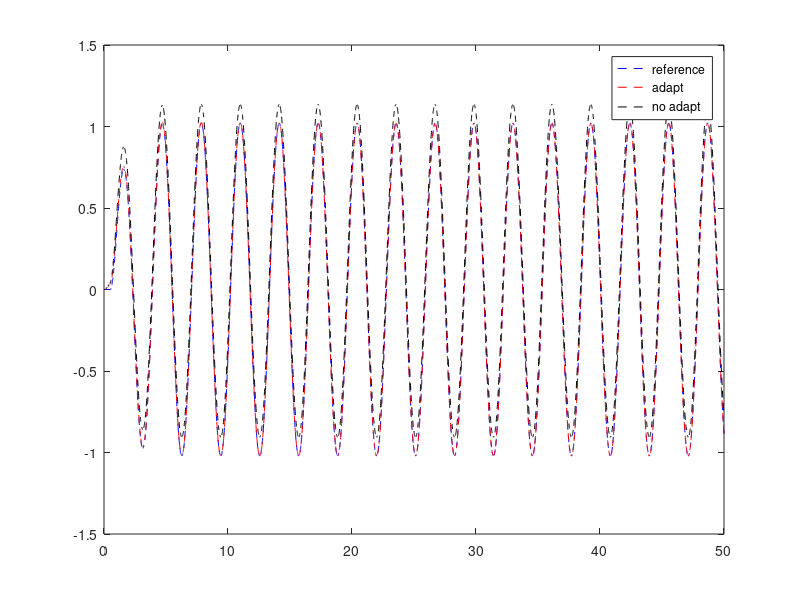
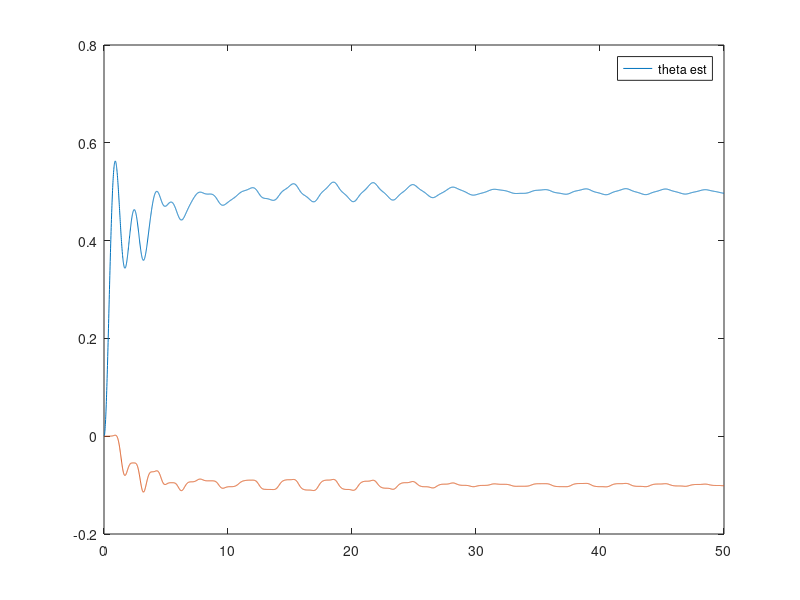
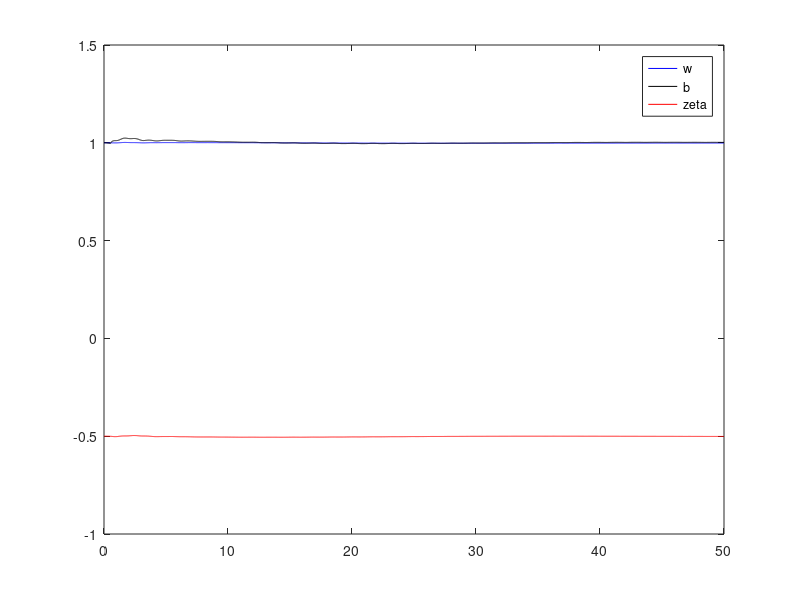

Source code (MATLAB) for these figures, in order:
% Demo of indirect MRAC for second order siso system
% Dr Nhan Nguyen Text on MRAC section 5.5
% Joe Chai 2019

clearvars
clear all
% define system
w = 1; zeta = -0.5; b= 1;
A = [0 1;-w*w -2*zeta*w]; B = [0;b]; 
theta = [0.5; -0.1];
phi = @(x) [1;x(1)*x(1)];
Am = [0 1;-2*2 -2*0.5*2]; bm = 4; Bm = [0;bm]; 
% solve lyapunov equation
Q = eye(2);
P = lyap(Am',Q);
Pbar = [P(1,2); P(2,2)];
% sim params
dt = 0.01;
t = 0:dt:50;
x_ref = zeros(2,length(t));
x     = zeros(2,length(t));
u     = zeros(length(t),1);
w_est      = zeros(length(t),1); w_est(1) = 1;
zeta_est   = zeros(length(t),1); zeta_est(1) = -0.5;
b_est      = zeros(length(t),1); b_est(1) = 1;
theta_est  = zeros(2,length(t)); %theta_est(:,1) = theta;
e_no_adapt = zeros(2,length(t));
x_no_adapt = zeros(2,length(t));

r = 0;

% adaptive parameters
gam_w = 1;
gam_z = 1;
gam_b = 1;
gam_f = [30 0;0 30];
w0 = 0.02;
b0 = 0.1;
% non adaptive comparison
kx_true = pinv(B'*B)*B'*(Am - A); %using pseudo inverse for B
kr_true = bm/b;


% run simulation
for i=2:length(t)
    if t(i) > 0.5
        r = sin(2*t(i));
    end
    % control law
    B_est = [0; b_est(i-1)];
    A_est = [0 1;-w_est(i-1)*w_est(i-1) -2*zeta_est(i-1)*w_est(i-1)];
    kx = pinv(B_est'*B_est)*B_est'*(Am - A_est);
    kr = bm/b_est(i-1);
    % kx(i-1,:)*x(:,i-1) + kr(i-1)*r - theta_est(:,i-1)'*phi(x(:,i-1)); 
    u(i-1) = kx*x(:,i-1) + kr*r - theta_est(:,i-1)'*phi(x(:,i-1));
    u_no_adapt = kx_true*x_no_adapt(:,i-1) + kr_true * r;
    % adaptive law
    ubar = kx*x(:,i-1) + kr*r;
    e = x_ref(:,i-1) - x(:,i-1);
    if w_est(i-1) >= w0 % Eqn 5.126
        wdot = gam_w * x(1,i-1) * e' * Pbar / (2*w_est(i-1));
        if (w_est(i-1)==w0 && wdot < 0)
            wdot = 0;
        end
    else
        wdot = 0;
    end
    zetadot = (gam_z*x(2,i-1)*w_est(i-1) - gam_w*x(1,i-1)*zeta_est(i-1)) * e' * Pbar / (2*w_est(i-1)*w_est(i-1));
    if (b_est(i-1) >= b0) 
        bdot  = -gam_b * ubar * e' * Pbar;
        if (b_est(i-1) == b0 && bdot < 0)
            bdot = 0;
        end
    else
        bdot = 0;
    end
    theta_estdot  = -gam_f * phi(x(:,i-1)) * e' * Pbar * sign(b); % main one
    % compute relevant dynamics
    xdot_ref = Am*x_ref(:,i-1) + Bm*r;
    xdot     = A*x(:,i-1) + B*u(i-1) + B*theta'*phi(x(:,i-1));
    xdot_no_adapt = A*x_no_adapt(:,i-1) + B*u_no_adapt + B*theta'*phi(x_no_adapt(:,i-1));
    % integrating/updating 
    x_ref(:,i) = x_ref(:,i-1) + xdot_ref*dt;
    x(:,i)     = x(:,i-1) + xdot*dt;
    w_est(i,:)    = w_est(i-1,:) + wdot*dt;
    zeta_est(i)    = zeta_est(i-1) + zetadot*dt;
    b_est(i)       = b_est(i-1) + bdot*dt;
    theta_est(:,i)  = theta_est(:,i-1) + theta_estdot*dt;
    x_no_adapt(:,i) = x_no_adapt(:,i-1) + xdot_no_adapt*dt;
    e_no_adapt(:,i) = x_ref(:,i) - x_no_adapt(:,i);
end

figure('visible','on');
plot(t,x_ref(1,:),'b--');
hold on
plot(t,x(1,:),'r--');
plot(t,x_no_adapt(1,:),'k--');
legend('reference','adapt','no adapt');

figure('visible','on');
plot(t,theta_est(1,:));
hold on
plot(t,theta_est(2,:));
legend('theta est');

figure('visible','on');
plot(t,w_est,'b')
hold on
plot(t,b_est,'k')
plot(t,zeta_est,'r')
legend('w','b','zeta');